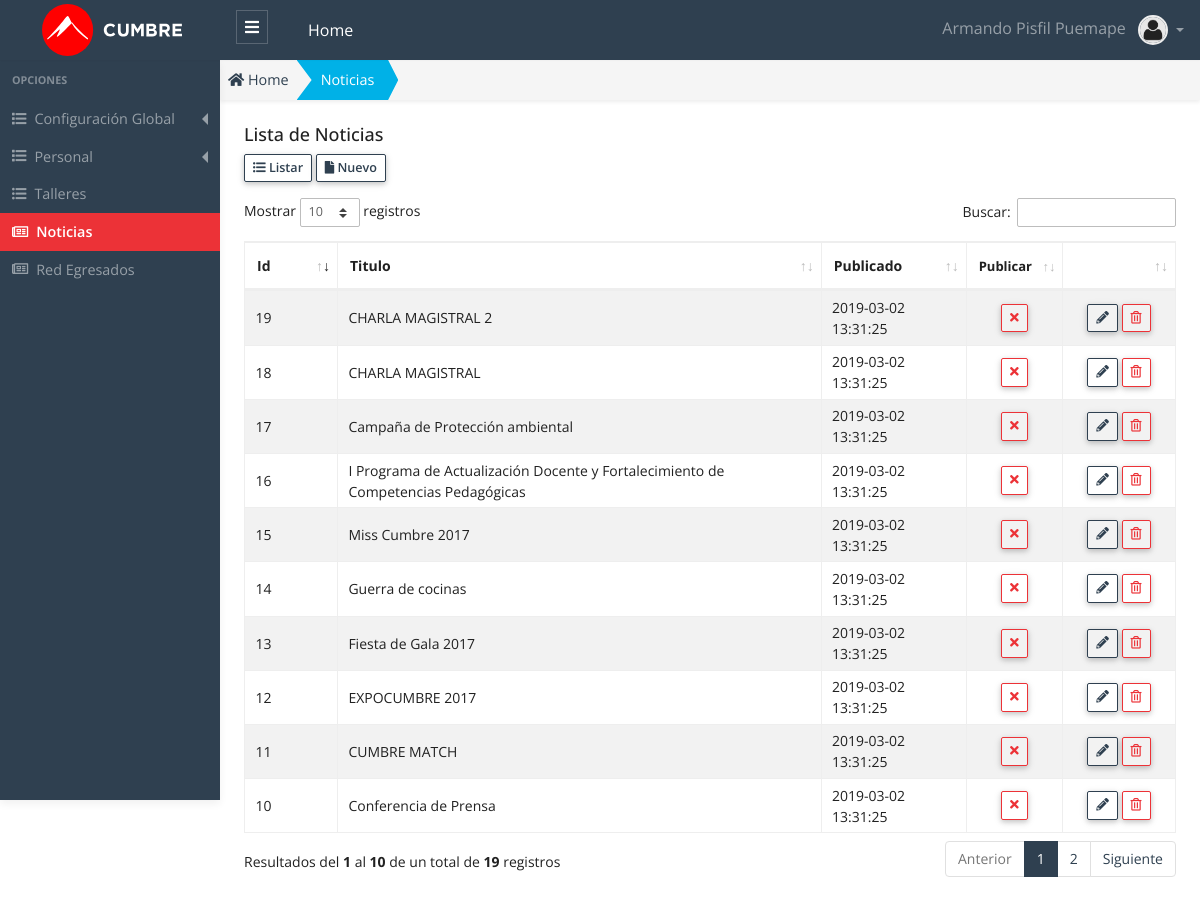
The app's page /public/admin/noticia/noticia.php (signed in) with its own data.
### tables this page shows
CREATE TABLE `noticia` (
  `id` int(11) unsigned NOT NULL AUTO_INCREMENT,
  `titulo` varchar(120) NOT NULL,
  `descripcion` longtext,
  `imagen` varchar(200) DEFAULT '',
  `url` varchar(200) NOT NULL,
  `item` int(11) DEFAULT NULL,
  `glosa` text,
  `publicar` char(1) DEFAULT 'S',
  `estado` tinyint(1) unsigned DEFAULT '1',
  `created_up` timestamp NULL DEFAULT CURRENT_TIMESTAMP ON UPDATE CURRENT_TIMESTAMP,
  PRIMARY KEY (`id`) USING BTREE
);

### public/app/database/Connection.php (called while the page is built, shortened)
<?php
Class Connection
{
  protected $db_host   = 'localhost';
  protected $db_user   = 'root';
  protected $db_pass   = '';
  protected $db_name   = 'escuelac_w_ne16';
  protected $db_port   = '3306';
  protected $db_driver = 'mysql';
  protected $query  = '';
  protected $conn   = null  ;
  private function openConnection()
  {
    $str_conn = $this->db_driver.":host=".$this->db_host.";port=".$this->db_port.";dbname=" .$this->db_name;
    $this->conn = new PDO($str_conn,$this->db_user,$this->db_pass);
    $this->conn->setAttribute(PDO::ATTR_ERRMODE, PDO::ERRMODE_EXCEPTION);
    $this->conn->query("SET NAMES 'utf8'");
    return $this->conn ;
  }
  protected function executeQuery()
  {
    $stm = $this->conn->prepare($this->query);
    $this->status = $stm->execute() ;
    if($this->status)
    {
      $column_count = $stm->columnCount() ;
      if ($column_count > 0)
      {
        $rows  = $stm->fetchAll(PDO::FETCH_ASSOC) ;
      }
    }
  }
}

### public/app/models/Noticia.php (called while the page is built, shortened)
<?php
class Noticia extends Connection {
  public function getAll()
  {
    try{
      $this->query = "SELECT * FROM noticia; ";
      $this->executeQuery();
      $data = $this->rows ;
      return $data;
    }catch(exception $e){
      throw new Exception($e->getMessage());
    }
  }
}

### public/app/controllers/NoticiaController.php (called while the page is built, shortened)
<?php
 class NoticiaController
{
  public function getAll()
  {
    try
    {
      $noticia  = new Noticia();
      $data = $noticia->getAll();
      return $data ;
    }
    catch (Exception $e)
    {
      throw new Exception($e->getMessage());
    }
  }
}

### public/admin/noticia/noticia.php (the view, shortened to what this page needs)
<?php
    $noticia_controller = new NoticiaController();
    $data = $noticia_controller->getAll();
    $title_page = "Noticias";
?>
<!DOCTYPE html>
<html lang="es">
<head>
  <?php
    require_once "../layout/head_links.phtml";
  ?>
</head>
<body>
  <?php require "../layout/header.phtml"; ?>
  <div class="app-wrap">
    <?php require_once "../layout/sidebar.phtml";?>
    <main role="main" class="main">
      <nav class="full-content" aria-label="breadcrumb">
        <ol class="breadcrumb breadcrumb-shape shadow-sm radius-0">
          <li class="breadcrumb-item">
            <a href="admin">
              <i class="fas fa-home"></i> Home
            </a>
          </li>
          <li class="breadcrumb-item active bg-info text-white" aria-current="page">
            <a class="link-white" href="admin/noticia/noticia.php">
              <?php echo $title_page; ?>
            </a>
          </li>
        </ol>
      </nav>
      <div class="container-full p-2 fs-x-14">
        <div class="row">
          <div class="col-12">
            <h5 class="page-header-title">Lista de <?php echo $title_page; ?> </h5>
          </div>
          <div class="col-12 mb-3">
            <a href="admin/noticia/noticia.php" class="btn btn-outline-primary btn-sm btn-bar" role="button">
              <i class="fas fa-list-ul"></i>
              Listar
            </a>
            <a href="admin/noticia/nuevo.php" class="btn btn-outline-primary btn-sm btn-bar" role="button">
              <i class="fas fa-file"></i>
              Nuevo
            </a>
          </div>
          <div class="col-12">
            <div class="table-responsive">
            <table id="dataTableList" class="table table-striped table-bordered" style="width:100%">
              <thead>
                <tr>
                  <th width="50">Id </th>
                  <th>Titulo </th>
                  <th>Publicado </th>
                  <th width="50" class="fs-x-13"> Publicar </th>
                  <th width="70"></th>
                </tr>
              </thead>
              <tbody>
                <?php foreach ($data as &$row) {?>
                  <?php
                    $classBtn = "" ;
                    $title    = "" ;
                    $icon_pub = "" ;
                    if(!empty($row["publicar"])){
                      if($row["publicar"] == "S"){
                        $classBtn =  "btn-outline-danger";
                        $title = "Desactivar/Ocultar" ;
                        $icon_pub = '<i class="fas fa-times"></i>';
                      }
                      else {
                        $classBtn =  "btn-outline-success";
                        $title = "Publicar" ;
                        $icon_pub = '<i class="fas fa-check"></i>';
                      }
                    }
                    $title_estado   = "";
                    $class_estado   = "";
                    $class_disabled = "";
                    if($row["estado"] == 1)
                    {
                      $title_estado = "Eliminar" ;
                    }
                    else
                    {
                      $title_estado   = "Recuperar" ;
                      $class_estado   = "row-disabled";
                      $class_disabled = "is-disabled";
                    }
                  ?>
                <tr class="<?php echo $class_estado ;?>" >
                  <td> <?php echo $row["id"] ?> </td>
                  <td> <?php echo $row["titulo"] ?> </td>
                  <td> <?php echo $row["created_up"] ?> </td>
                  <td class="text-center">
                    <button onclick="modalPublicar(<?php echo $row['id'] ?>, `<?php echo $row['titulo'] ?>` ,`<?php echo $title ?>`, `<?php echo $row['publicar'] ?>`);" class="btn btn-sm lh-1 btn-table <?php echo $classBtn.' ' .$class_disabled; ; ?> " title="<?php echo $title; ?>" >
                    <?php echo $icon_pub ;?>
                    </button>
                  </td>
                  <td class="text-center">
                    <a class="btn btn-outline-primary btn-sm lh-1 btn-table <?php echo $class_disabled ; ?>" href="admin/noticia/editar.php?id=<?php echo $row["id"] ?>" title="Editar">
                    <i class="fas fa-pencil-alt"></i>
                    </a>
                    <button class="btn btn-outline-danger btn-sm lh-1 btn-table" onclick="modalDelete(<?php echo $row["id"] ?>, `<?php echo $row['titulo'] ?>`,`<?php echo $title_estado ?>`,`<?php echo $row['estado'] ?>`);" title="<?php echo $title_estado ;?>">
                    <i class="far fa-trash-alt"></i>
                    </button>
                  </td>
                </tr>
                <?php }?>
              </tbody>
            </table>
            </div>
          </div>
        </div>
      </div>
    </main>
  </div>
  <?php require_once "../layout/datatables.phtml"?>
</body>
</html>

### records on screen
noticia: id "10", titulo "Conferencia de Prensa", created_up "2019-03-02 13:31:25", publicar "S" (drawn)
noticia: id "11", titulo "CUMBRE MATCH", created_up "2019-03-02 13:31:25", publicar "S" (drawn)
noticia: id "12", titulo "EXPOCUMBRE 2017", created_up "2019-03-02 13:31:25", publicar "S" (drawn)
noticia: id "13", titulo "Fiesta de Gala 2017", created_up "2019-03-02 13:31:25", publicar "S" (drawn)
noticia: id "14", titulo "Guerra de cocinas", created_up "2019-03-02 13:31:25", publicar "S" (drawn)
noticia: id "15", titulo "Miss Cumbre 2017", created_up "2019-03-02 13:31:25", publicar "S" (drawn)
noticia: id "16", titulo "I Programa de Actualización Docente y Fortalecimiento de Competencias Pedagógicas", created_up "2019-03-02 13:31:25", publicar "S" (drawn)
noticia: id "17", titulo "Campaña de Protección ambiental", created_up "2019-03-02 13:31:25", publicar "S" (drawn)
noticia: id "18", titulo "CHARLA MAGISTRAL", created_up "2019-03-02 13:31:25", publicar "S" (drawn)
noticia: id "19", titulo "CHARLA MAGISTRAL 2", created_up "2019-03-02 13:31:25", publicar "S" (drawn)

### other values on screen
$_SESSION['USER']['nombre'] "Armando"
$_SESSION['USER']['apellidos'] "Pisfil Puemape"
$title_page "Noticias"
